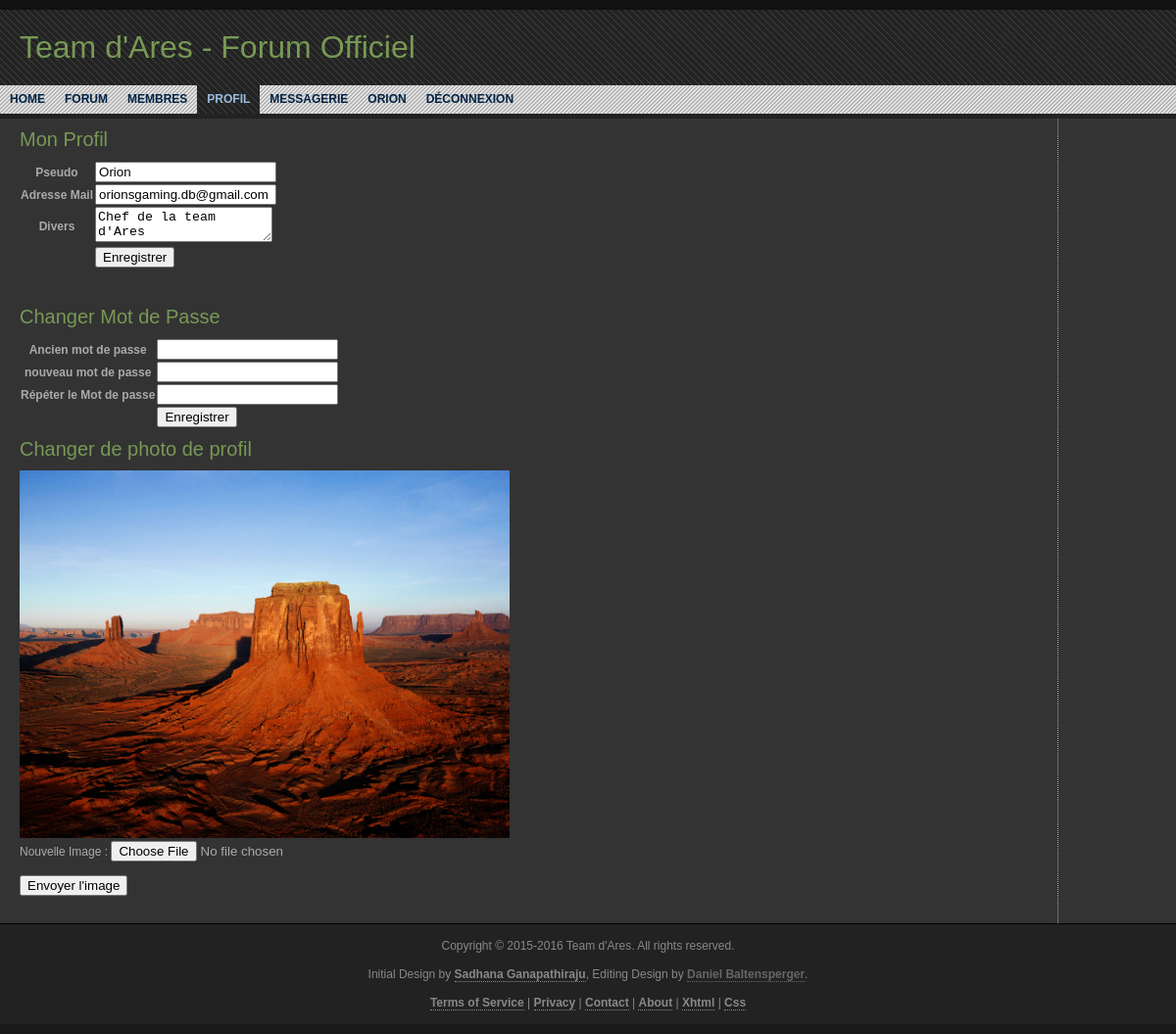
Page /F-TDA/src/php/myProfile.php (signed in) on the committed database.
### tables this page shows
CREATE TABLE t_member(
        idMember     int (11) Auto_increment  NOT NULL ,
        memPseudo    Varchar (30) NOT NULL ,
        memMail      Varchar (60) NOT NULL ,
        memEnterDate Date NOT NULL ,
        memPassword  Varchar (60) NOT NULL ,
        memVarious   Varchar (600) ,
        memPFunction Int ,
        idGrade      Int NOT NULL ,
        PRIMARY KEY (idMember )
);

### F-TDA/src/php/Class/DbAccess.php (called while the page is built, shortened)
<?php
class DbAccess {
    private $db;
    private function connectDB(){
        $login = 'root';
        $password = '';
        $host = 'localhost';
        $dbName = 'db_alpha';
        $this->db = new PDO(sprintf('mysql:host=%s;dbname=%s', $host, $dbName), $login, $password, array( PDO::MYSQL_ATTR_INIT_COMMAND => "SET NAMES utf8"));
    }
    private function untieDB()
    {
        $this->db = null;
    }
    private function executeSqlRequest($sqlRequest)
    {
        $req = $this->db->prepare($sqlRequest);
        $req->execute();
        $datas = $req->fetchAll(PDO::FETCH_ASSOC);
        return $datas;
    }
    public function getMemberByName($memberName){
        $req = "SELECT memPseudo, memEnterDate, memVarious, graName, funName, graColor, memMail from t_member natural join t_grade inner join t_function on idFunction = memPFunction  where memPseudo = '$memberName'";
        $req2 = "SELECT count(idPost) as nbrPost from t_post natural join t_member where memPseudo = '$memberName'";
        $result = $this->executeSqlRequest($req);
        $result2 = $this->executeSqlRequest($req2);
        $result[1] = $result2;
        return $result;
    }
}

### F-TDA/src/php/myProfile.php (the view, shortened to what this page needs)
<!DOCTYPE html>
<html>
	<head>
		<link rel="stylesheet" type="text/css" media="screen" href="../../resources/css/screen.css" />
	</head>
<body class="bProfile">
        <?php include("_Layout/layout_header.php") ?>
        <?php include("_Layout/layout_menu.php") ?>
        <?php
            include("Class/DbAccess.php");
            $work = new DbAccess();
            $me = $work->getMemberByName($_SESSION['namPseudo']);
        ?>
		<div class="wrapper">
		  <div class="content-wrapper">
			<div class="content">
			  <h4>Mon Profil</h4>
                <form class="registerForm" method="post" action="processSaveProfil.php">
                    <table>
                        <tr>
                            <th>Pseudo</th>
                            <td><input name ="iPseudo" type="text" value='<?php echo $me[0]['memPseudo'] ?>'></td>
                        </tr>
                        <tr>
                            <th>Adresse Mail</th>
                            <td><input type="email" name="iMail" value='<?php echo $me[0]['memMail'] ?>'></td>
                        </tr>
                        <tr>
                            <th>Divers</th>
                            <td><textarea name="iVarious"><?php echo $me[0]['memVarious'] ?></textarea></td>
                        </tr>
                        <tr>
                            <th></th>
                            <td><input type="submit" value="Enregistrer"></td>
                        </tr>
                    </table>
                    <br>
                    <br>
                </form>
                <h4>Changer Mot de Passe</h4>
                <form class="registerForm" method="post" action="processNewPassword.php">
                    <table>
                        <tr>
                            <th>Ancien mot de passe</th>
                            <td><input name="iPassworda" type="password"></td>
                        </tr>
                        <tr>
                            <th>nouveau mot de passe</th>
                            <td><input name="iPassword" type="password"></td>
                        </tr>
                        <tr>
                            <th>Répéter le Mot de passe</th>
                            <td><input name="iPassword2" type="password"></td>
                        </tr>
                        <tr>
                            <th></th>
                            <td><input type="submit" value="Enregistrer"></td>
                        </tr>
                    </table>
                </form>
                <h4>Changer de photo de profil</h4>
                <form id="idFormP" name="manFormP" method="post" enctype="multipart/form-data" action="chkSendFile.php">
                    <img src='../../userContent/profilePicture/<?php echo $_SESSION['namPseudo'] ?>.jpg' alt="Image non définie" width="500px">
                    <br>
                    <label for="filfileToUpload">Nouvelle Image :</label>
                    <input type="file" accept=".jpg" name="filfileToUpload" id="filfileToUpload"/>
                    <br><br>
                    <input type="submit" name="btnSend" id="btnSend" value="Envoyer l'image">
                </form>
                <br>
                <br>
			</div>
		  </div>
		</div>
        <?php include("_Layout/layout_footer.php") ?>
	</body>
</html>

### F-TDA/resources/css/screen.css (style rules this page uses)
html { margin: 0; padding: 0; color: #aaaaaa; background-color: #333333; font: normal 12px "Trebuchet MS", "Lucida Grande", Verdana, Georgia, Sans-Serif; }
h1, h2, h3, h4, h5, h6 { font-weight: normal; margin: 0; padding: 10px 0; color: #779955; }
h4 { font-size: 20px; }
table { border-collapse: collapse; }
body { margin: 0; float: left; width: 100%; }
.wrapper { clear: both; float: left; width: 100%; background: transparent url(../images/hr_dotted.gif) 90% 0 repeat-y; }
.content-wrapper { width: 90%; float: left; }
.content { float: left; padding: 0 20px; }

### rows in the picture
t_member: iPseudo "Orion", iMail "orionsgaming.db@gmail.com", iVarious "Chef de la team d'Ares"

### other values in the picture
$_SESSION['namPseudo'] "ORION"
